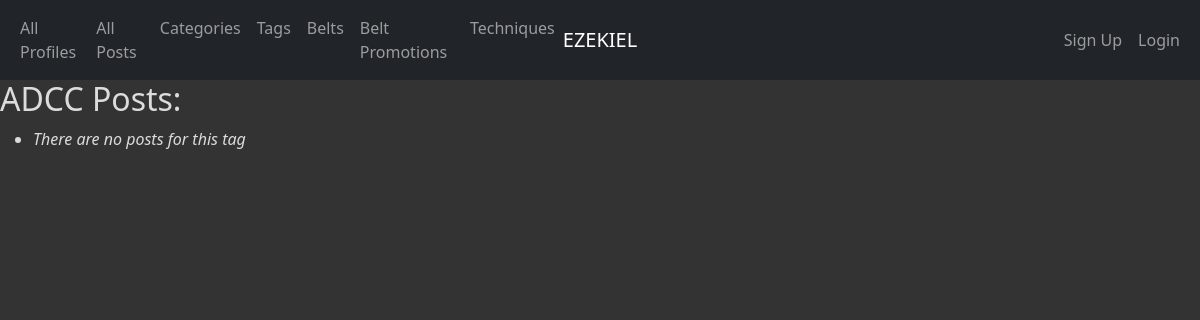
/tags/3/, run on an earlier commit of the app's database.
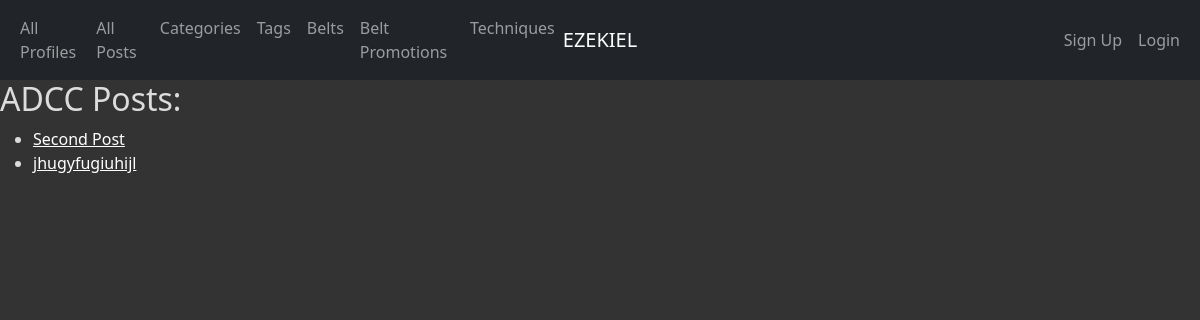
And on a later commit of the database.
### app_info/models.py (models this page shows, shortened)
class Post(models.Model):
    post_id = models.AutoField(primary_key=True)
    text = models.TextField()
    image = models.ImageField(default="")
    created_at = models.DateTimeField(auto_now_add=True)
    updated_at = models.DateTimeField(auto_now=True)
    likes = models.IntegerField(default=0)
    title = models.CharField(max_length=45)
    subtitle = models.CharField(max_length=45)
    profile = models.ForeignKey(Profile, related_name='posts', on_delete=models.CASCADE)
    categories = models.ForeignKey(Category, related_name='posts', on_delete=models.CASCADE)
    tags = models.ManyToManyField(Tag)
    def get_absolute_url(self):
        return reverse('app_info_post_detail_urlpattern',
                       kwargs={'pk': self.pk}
                       )
    class Meta:
        ordering = ['title']

### app_info/views.py (the view)
class TagDetail(DetailView):
    model = Tag
    def get_context_data(self, **kwargs):
        context = super(DetailView, self).get_context_data(**kwargs)
        tag = self.get_object()
        posts = Post.objects.filter(tags__tag_id=tag.tag_id)
        name = tag.name
        context['posts'] = posts
        context['name'] = name
        return context

### app_info/templates/app_info/tag_detail.html (shortened to what this page needs)
{% extends 'app_info/base.html' %}
{% block content %}
    <h2>{{ tag.name }} Posts:</h2>
    <section>
        <table>
            <tr>
                <td>
                    <ul>
                        {% for post in posts %}
                        <li>
                            <a href="{{ post.get_absolute_url }}">{{ post.title }}</a>
                        </li>
                        {% empty %}
                        <li><em>There are no posts for this tag</em></li>
                        {% endfor %}
                    </ul>
                </td>
            </tr>
        </table>
    </section>
{% endblock %}

What changed in the data, as far as the page shows it:
added Post: title "Second Post"
added Post: title "jhugyfugiuhijl"
Also different on the page:
text no longer shown: "There are no posts for this tag"
